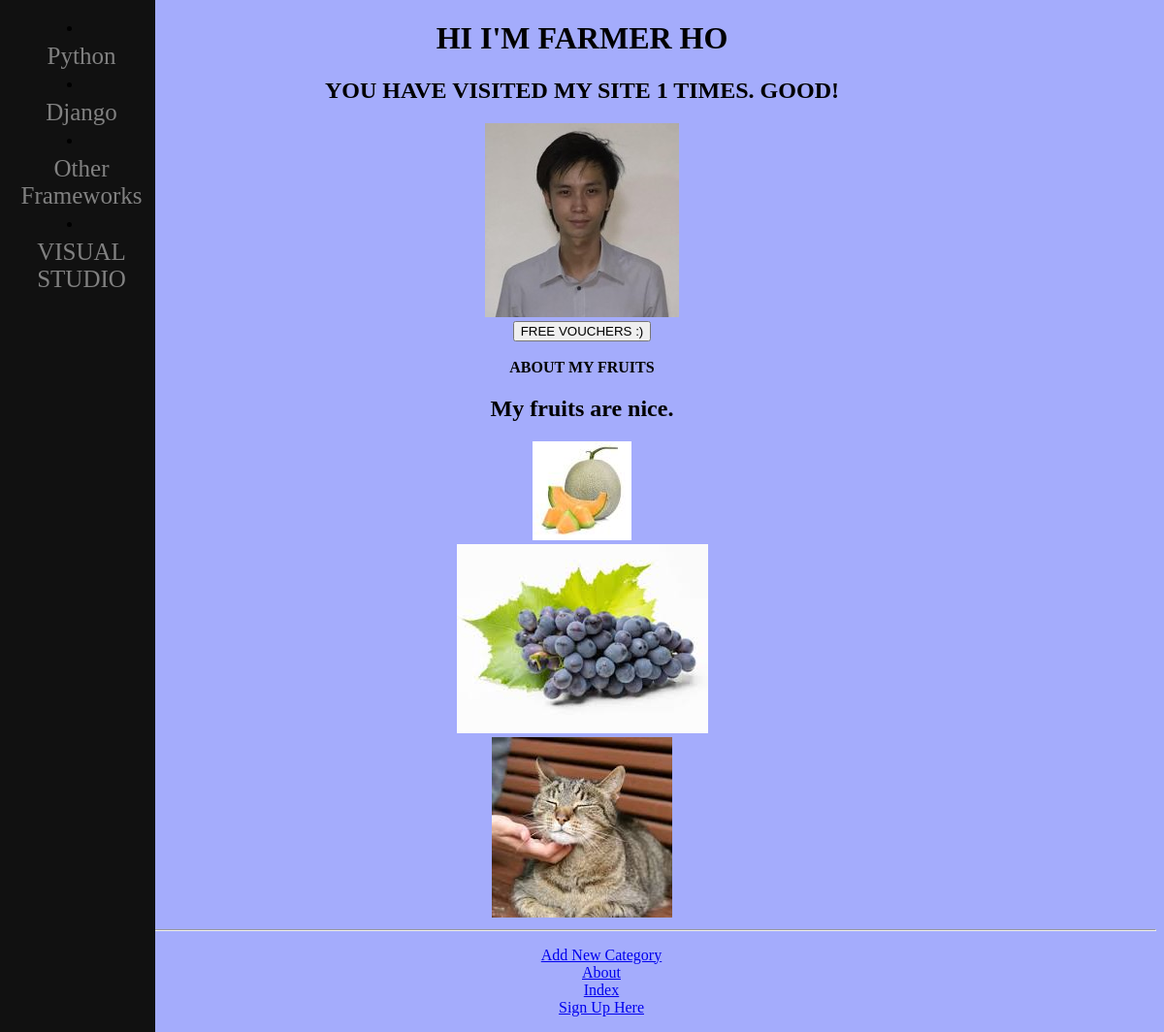
The app's page /rango/about, older data.
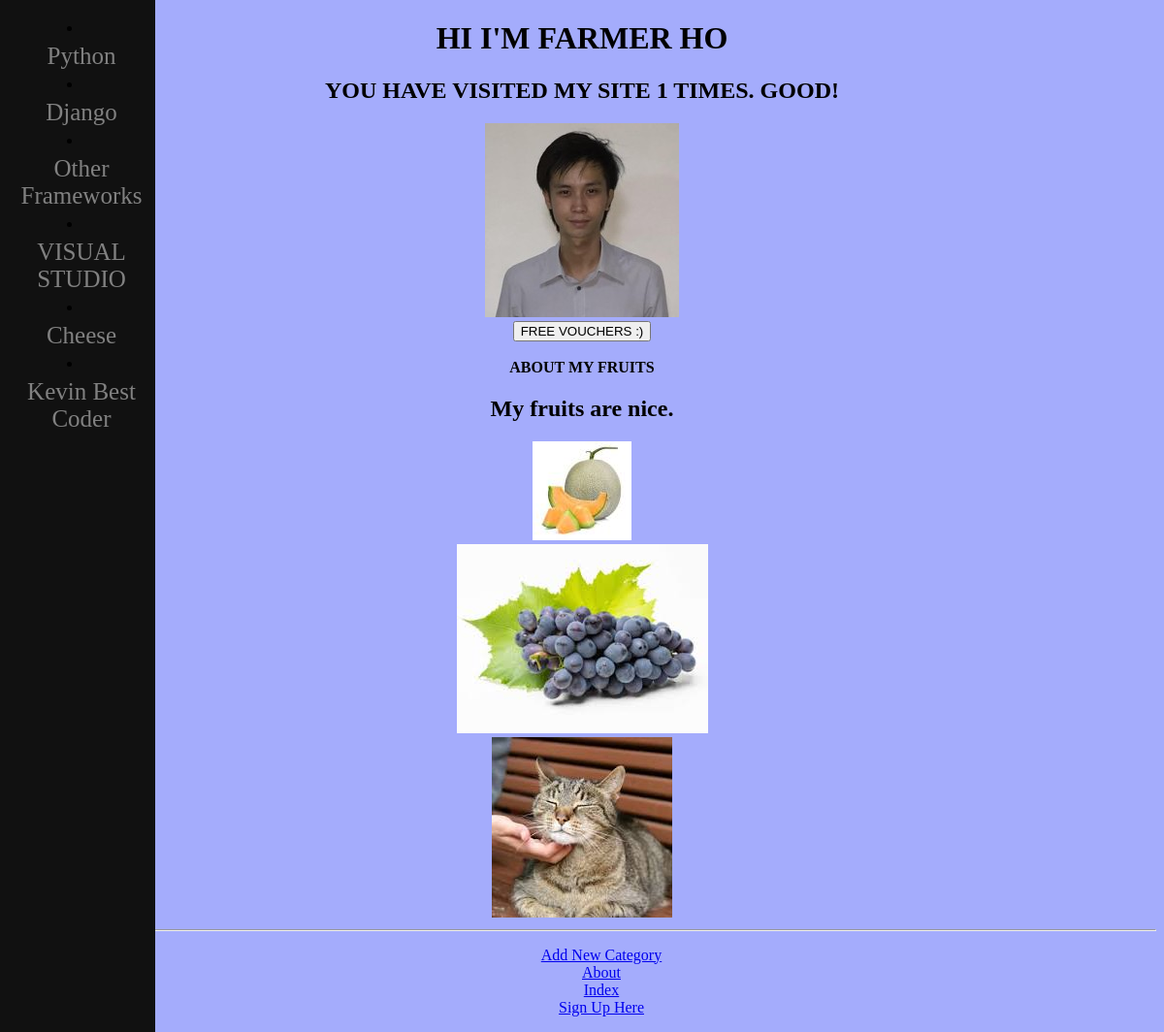
The same page, newer data.
### rango/models.py (models this page shows, shortened)
class Category(models.Model):
    name = models.CharField(max_length=128, unique=True)
    views = models.IntegerField(default=0)
    likes = models.IntegerField(default=0)
    slug = models.SlugField(unique=True)
    class Meta:
        verbose_name_plural = 'categories'

### rango/views.py (the view)
# urls.py: path('about', views.about, name = 'about'),
def about(request):
    visits = int(get_server_side_cookie(request, 'visits', '1'))
    context_dict = {'boldmessage':'ABOUT MY FRUITS', 'MEDIA_URL':'/media/','visits':visits}
    return render(request, 'rango/about.html', context=context_dict) #

### rango/templatetags/rango_template_tags.py (called while the page is built)
@register.inclusion_tag('rango/cats.html') #mash up rango/cats.html with a method called get_category_list() which contains all categories
def get_category_list(cat=None):
    print(cat)
    return {'cats':Category.objects.all(),
    'act_cat':cat} #cat does not update its value to the current category being visited

### rango/views.py (called while the page is built)
def get_server_side_cookie(request, cookie, default_val=None):
    val = request.session.get(cookie)
    if not val:
        val = default_val
    return val

### templates/rango/about.html (shortened to what this page needs)
{% extends 'rango/base.html' %}
{% load static %}
{% block body_block %}
<body>
<h1>HI I'M FARMER HO</h1>
<h2> YOU HAVE VISITED MY SITE {{ visits }} TIMES. GOOD!</h2>
<div>
    <img class='img-circle' src="{% static "images/hocy.jpg" %}"
    alt = "Farmer Ho"/>
</div>
<button class="btn btn-primary" id="about-btn">
    FREE VOUCHERS :)</button>
<div>
    <br />
    <strong>{{ boldmessage}} </strong>
    <br />
    <h2>My fruits are nice.</h2>
</div>
<div>
    <img class='img-circle' src="{% static "images/rockmelon.jpg" %}"
    alt = "Farmer Ho's Rockmelons"/>
</div>
<div>
    <img src="{% static "images/grapes.jpg" %}"
    alt = "Farmer Ho's Grapes"/>
</div>
<div>
    <img src="{{ MEDIA_URL }}cat.jpg"
    alt = "Farmer Ho's Cat"/>
</div>
</body>
{% endblock %}
{% load static %}

### templates/rango/cats.html
{% for c in cats %}
    {% if c == act_cat %}
    <li>
        <strong>
        <a href="{% url 'rango:show_category' c.slug %}">{{ c.name }}</a>
        </strong>
    </li>
    {% else %}
    <li>
        <a href="{% url 'rango:show_category' c.slug %}">{{ c.name }}</a>
    </li>
    {% endif %}
{% endfor %}

Row changes from the older to the newer data that the page shows:
added Category: name "Cheese"
added Category: name "Kevin Best Coder"
